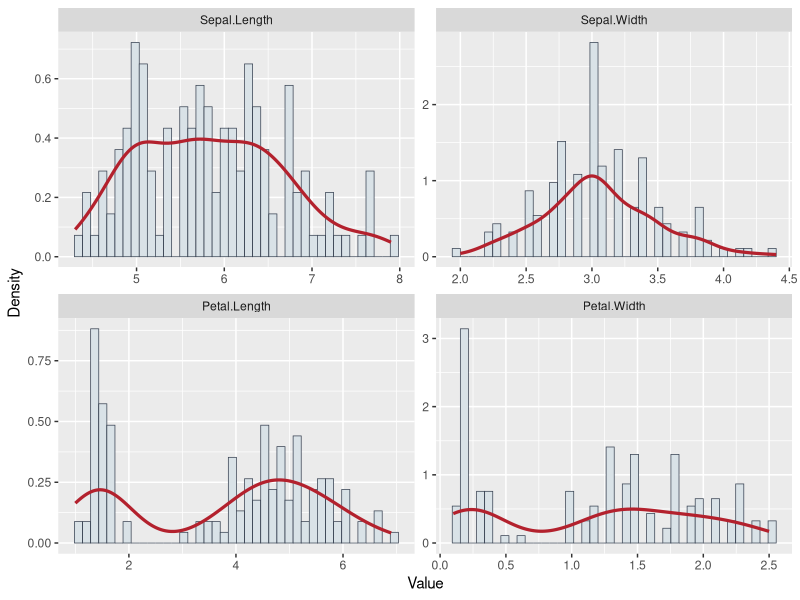
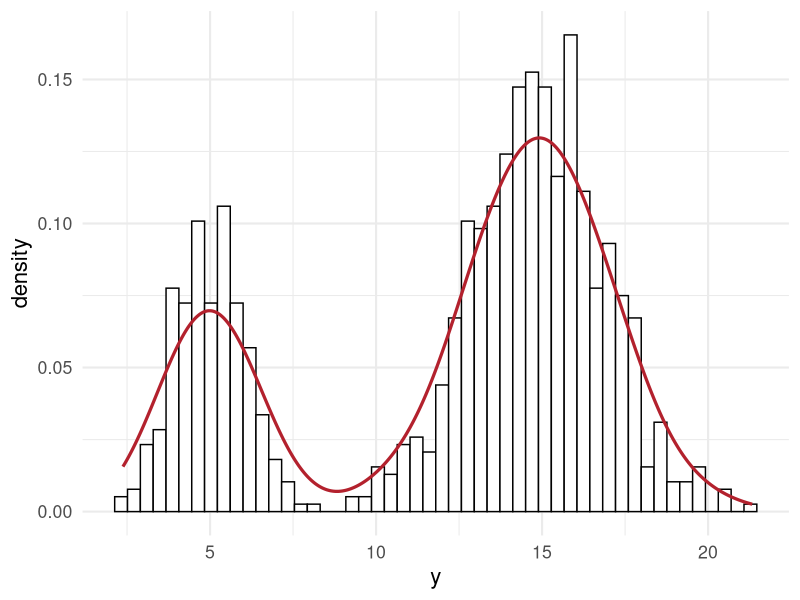

Source code (R) for these figures, in order:
## ---- chunk 1
library(ggplot2)
data(iris)

dplot = stack(iris[, c("Sepal.Length", "Sepal.Width", "Petal.Length", "Petal.Width")])
colnames(dplot) = c("Value", "Feature")

ggplot(dplot, aes(x = Value)) +
  geom_histogram(
    aes(y = after_stat(density)),
    bins = 40,
    fill = "#d9e2e7",
    color = "#374151",
    linewidth = 0.25
  ) +
  geom_density(color = "#b3212d", linewidth = 1.1) +
  facet_wrap(~ Feature, scales = "free") +
  labs(x = "Value", y = "Density")
## ---- chunk 2
library(ggplot2)
theme_set(theme_minimal(base_size = 16))

# some random data
set.seed(100)
N <- 1000

# mixture probability for the first component
theta <- 0.3
mu1 <- 5
mu2 <- 15
sd1 <- 1
sd2 <- 2
y <- ifelse(runif(N) < theta, rnorm(N, mu1, sd1), rnorm(N, mu2, sd2))

dat = list(
     N = length(y),
     y = y,
     k = 2
)
## ---- chunk 3
dplot = as.data.frame(dat)

ggplot(dplot, aes(x = y)) +
  geom_histogram(aes(y = ..density..), bins = 50, fill = "white", color = 1) +
  geom_density(color = "#b3212d", linewidth = 1.1)
